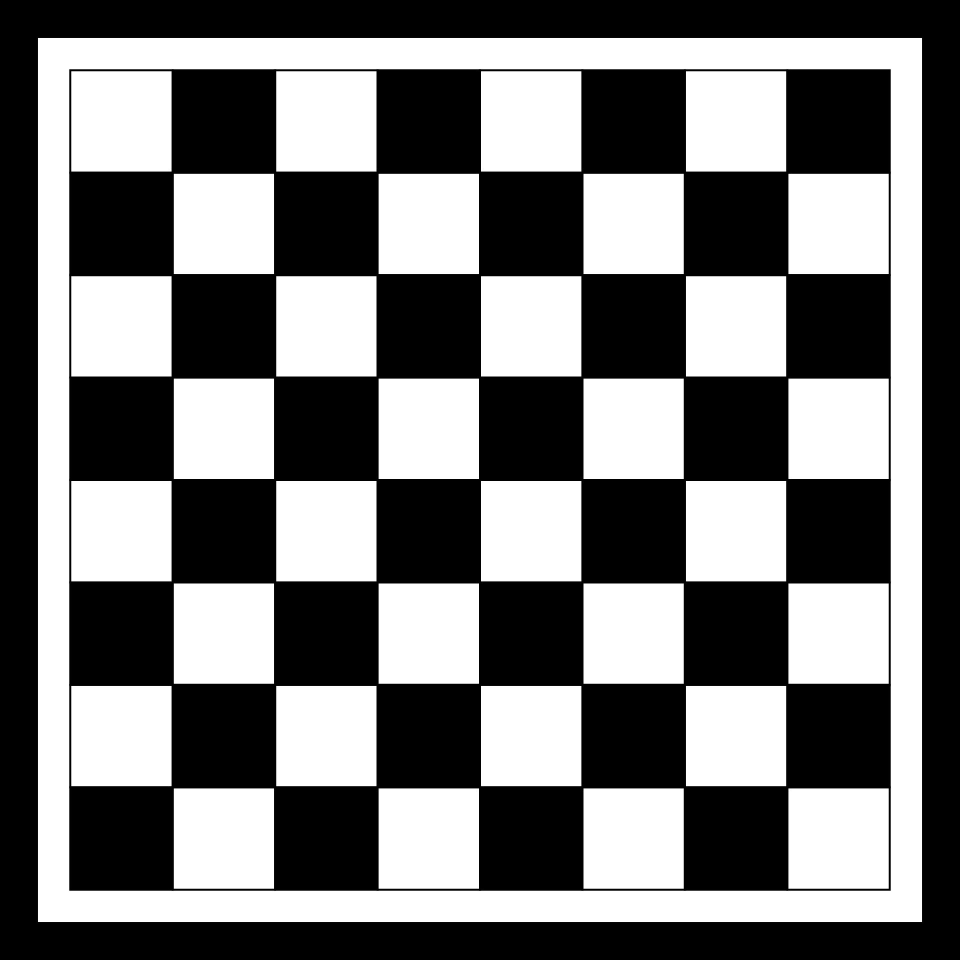
#> input picture Assets/checkerboard.png, 1920 x 1920 px, found by its file name (shown at 1/2 size)
$ python cornerdetection.py
#> lines starting #> are read from the running program, lines starting #| are printed output that depends on the picture; after the words box and inside, x2 and y2 are one past the last pixel; in counts of white or black regions, pixels touching at a corner belong together
# Sources:
# https://docs.opencv.org/3.4/d4/d8c/tutorial_py_shi_tomasi.html

from ast import Lambda
import numpy as np
import cv2

# Reading an image using the relative path to image.
img = cv2.imread('Assets\checkerboard.png')
#> img is the input picture: shape (1920, 1920, 3); min 0, max 255, mean 118.6

# Resizes the image to 0.35% original.
img = cv2.resize(img, (0,0), fx=0.35, fy=0.35)
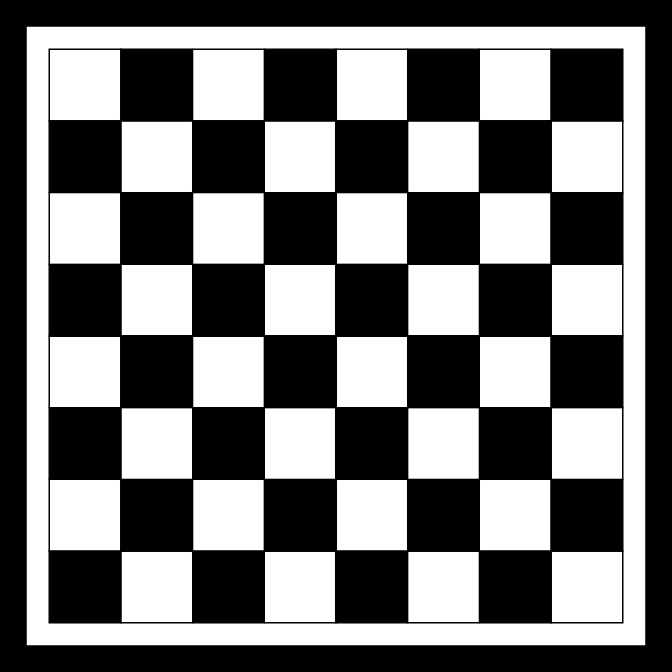
#> img: shape (672, 672, 3); min 0, max 255, mean 118.2

# Convert from BGR to gray scale image.
gray = cv2.cvtColor(img, cv2.COLOR_BGR2GRAY)

# goodFeaturesToTrack(source image, number to return, minium quality value, minium euclidean distance)
# minium quality value: smaller values give less positive corners, higher numbers give more positive corners. Range from 0-1
corners = cv2.goodFeaturesToTrack(gray, 100, 0.01, 10)
#> corners = 85 rows, first 8: [337, 480], [334, 191], [265, 265], [480, 337], [191, 334], [406, 406], [406, 480], [337, 406]
corners = np.int0(corners)

# Loop through all corner values and ravel() corners and draw circle.
for corner in corners:
        # ravel() flattens the list from [[0, 0, 0]] to [0, 0, 0].
        x, y = corner.ravel()
        # Draw circle on all corners detected.
        cv2.circle(img, (x, y), 3, (0, 255, 0), -1)
#> this loop made 85 passes
#> (x, y) on passes 1 to 12: (337, 480), (334, 191), (265, 265), (480, 337), (191, 334), (406, 406), (406, 480), (337, 406), (334, 265), (265, 191), (265, 334), (406, 337)
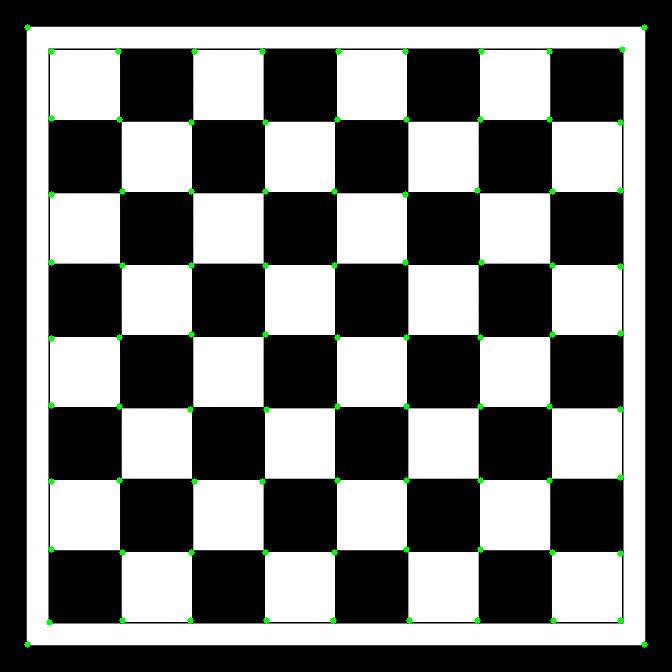
#> img: shape (672, 672, 3); 0.55% of pixels changed, all inside (x1, y1, x2, y2) = (24, 24, 648, 648)

# Double loop through all the corners getting the two corners coordinates to draw a line between.
for i in range(len(corners)):
        for j in range(i + 1, len(corners)):
                corner1 = tuple(corners[i][0])
                corner2 = tuple(corners[j][0])
                # Using lambda function to take the random value from np.random and converts it to int.
                color = tuple(map (lambda x: int(x), np.random.randint(0, 255, size=3)))
                cv2.line(img, corner1, corner2, color, 1)
#> this loop made 85 passes
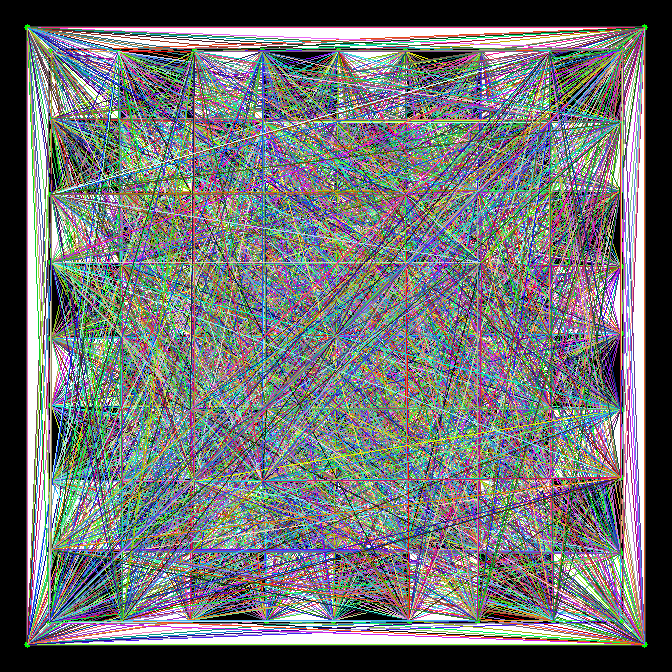
#> img: shape (672, 672, 3); mean B, G, R 115.6, 114.3, 111.5

# Displays the image in window.
cv2.imshow('Frame', img)
# Waits for any key to be pressed.
cv2.waitKey(0)
cv2.destroyAllWindows()
